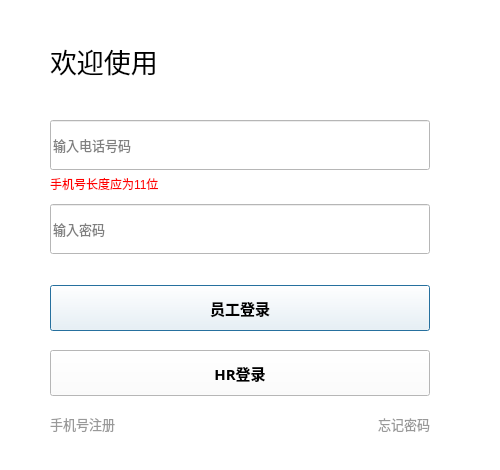
<?xml version="1.0" encoding="UTF-8"?>
<ui version="4.0">
 <class>LoginWin</class>
 <widget class="QDialog" name="LoginWin">
  <property name="geometry">
   <rect>
    <x>0</x>
    <y>0</y>
    <width>500</width>
    <height>470</height>
   </rect>
  </property>
  <property name="maximumSize">
   <size>
    <width>500</width>
    <height>470</height>
   </size>
  </property>
  <property name="windowTitle">
   <string>请登录</string>
  </property>
  <property name="styleSheet">
   <string notr="true">background-color:rgb(255, 255, 255);
</string>
  </property>
  <widget class="QLabel" name="label">
   <property name="geometry">
    <rect>
     <x>50</x>
     <y>40</y>
     <width>141</width>
     <height>41</height>
    </rect>
   </property>
   <property name="font">
    <font>
     <family>微软雅黑</family>
     <pointsize>20</pointsize>
    </font>
   </property>
   <property name="styleSheet">
    <string notr="true">line-weight:500;</string>
   </property>
   <property name="text">
    <string>欢迎使用</string>
   </property>
  </widget>
  <widget class="QLineEdit" name="PhoneNumInput">
   <property name="geometry">
    <rect>
     <x>50</x>
     <y>120</y>
     <width>380</width>
     <height>50</height>
    </rect>
   </property>
   <property name="font">
    <font>
     <family>微软雅黑</family>
     <pointsize>10</pointsize>
    </font>
   </property>
   <property name="text">
    <string/>
   </property>
   <property name="alignment">
    <set>Qt::AlignLeading|Qt::AlignLeft|Qt::AlignVCenter</set>
   </property>
   <property name="placeholderText">
    <string>输入电话号码</string>
   </property>
  </widget>
  <widget class="QLineEdit" name="PwdInput">
   <property name="geometry">
    <rect>
     <x>50</x>
     <y>204</y>
     <width>380</width>
     <height>50</height>
    </rect>
   </property>
   <property name="font">
    <font>
     <family>微软雅黑</family>
     <pointsize>10</pointsize>
    </font>
   </property>
   <property name="text">
    <string/>
   </property>
   <property name="echoMode">
    <enum>QLineEdit::Password</enum>
   </property>
   <property name="alignment">
    <set>Qt::AlignLeading|Qt::AlignLeft|Qt::AlignVCenter</set>
   </property>
   <property name="placeholderText">
    <string>输入密码</string>
   </property>
  </widget>
  <widget class="QPushButton" name="LoginButton_staff">
   <property name="geometry">
    <rect>
     <x>50</x>
     <y>285</y>
     <width>380</width>
     <height>46</height>
    </rect>
   </property>
   <property name="maximumSize">
    <size>
     <width>380</width>
     <height>50</height>
    </size>
   </property>
   <property name="font">
    <font>
     <family>微软雅黑</family>
     <pointsize>11</pointsize>
     <weight>75</weight>
     <bold>true</bold>
    </font>
   </property>
   <property name="text">
    <string>员工登录</string>
   </property>
  </widget>
  <widget class="QPushButton" name="SignupButton">
   <property name="geometry">
    <rect>
     <x>50</x>
     <y>410</y>
     <width>93</width>
     <height>28</height>
    </rect>
   </property>
   <property name="sizePolicy">
    <sizepolicy hsizetype="Fixed" vsizetype="Fixed">
     <horstretch>0</horstretch>
     <verstretch>0</verstretch>
    </sizepolicy>
   </property>
   <property name="font">
    <font>
     <family>微软雅黑</family>
     <pointsize>10</pointsize>
    </font>
   </property>
   <property name="styleSheet">
    <string notr="true">border:0px;text-align:left;color:#999;background-color:#fff;</string>
   </property>
   <property name="text">
    <string>手机号注册</string>
   </property>
  </widget>
  <widget class="QPushButton" name="ChangePwdButton">
   <property name="geometry">
    <rect>
     <x>340</x>
     <y>410</y>
     <width>90</width>
     <height>28</height>
    </rect>
   </property>
   <property name="font">
    <font>
     <family>微软雅黑</family>
     <pointsize>10</pointsize>
    </font>
   </property>
   <property name="styleSheet">
    <string notr="true">border:0px;text-align:right;color:#999;background-color:#fff;</string>
   </property>
   <property name="text">
    <string>忘记密码</string>
   </property>
  </widget>
  <widget class="QPushButton" name="LoginButton_hr">
   <property name="geometry">
    <rect>
     <x>50</x>
     <y>350</y>
     <width>380</width>
     <height>46</height>
    </rect>
   </property>
   <property name="maximumSize">
    <size>
     <width>380</width>
     <height>50</height>
    </size>
   </property>
   <property name="font">
    <font>
     <family>微软雅黑</family>
     <pointsize>11</pointsize>
     <weight>75</weight>
     <bold>true</bold>
    </font>
   </property>
   <property name="text">
    <string>HR登录</string>
   </property>
  </widget>
  <widget class="QLabel" name="warnLabel">
   <property name="enabled">
    <bool>true</bool>
   </property>
   <property name="geometry">
    <rect>
     <x>50</x>
     <y>176</y>
     <width>191</width>
     <height>16</height>
    </rect>
   </property>
   <property name="styleSheet">
    <string notr="true">color:red</string>
   </property>
   <property name="text">
    <string>手机号长度应为11位</string>
   </property>
   <property name="margin">
    <number>0</number>
   </property>
  </widget>
 </widget>
 <resources/>
 <connections>
  <connection>
   <sender>LoginButton_staff</sender>
   <signal>clicked()</signal>
   <receiver>LoginWin</receiver>
   <slot>verifySlot()</slot>
   <hints>
    <hint type="sourcelabel">
     <x>264</x>
     <y>314</y>
    </hint>
    <hint type="destinationlabel">
     <x>295</x>
     <y>360</y>
    </hint>
   </hints>
  </connection>
  <connection>
   <sender>LoginButton_hr</sender>
   <signal>clicked()</signal>
   <receiver>LoginWin</receiver>
   <slot>verifySlot_hr()</slot>
   <hints>
    <hint type="sourcelabel">
     <x>186</x>
     <y>377</y>
    </hint>
    <hint type="destinationlabel">
     <x>245</x>
     <y>419</y>
    </hint>
   </hints>
  </connection>
 </connections>
 <slots>
  <slot>verifySlot()</slot>
  <slot>verifySlot_hr()</slot>
  <slot>signupSlot()</slot>
  <slot>forgetPswSlot()</slot>
 </slots>
</ui>
